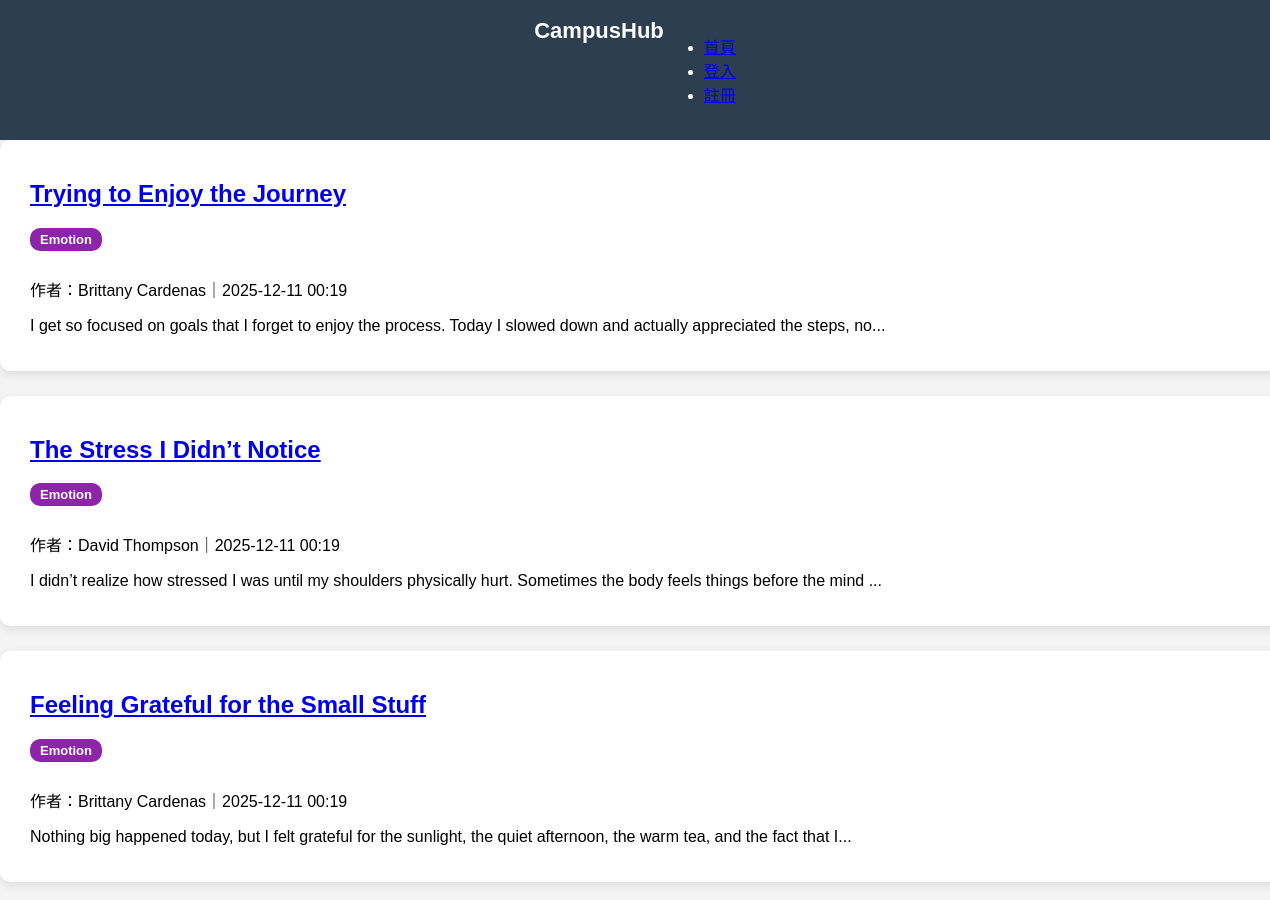
Before: /tag/Emotion (upper part) with the older database file.
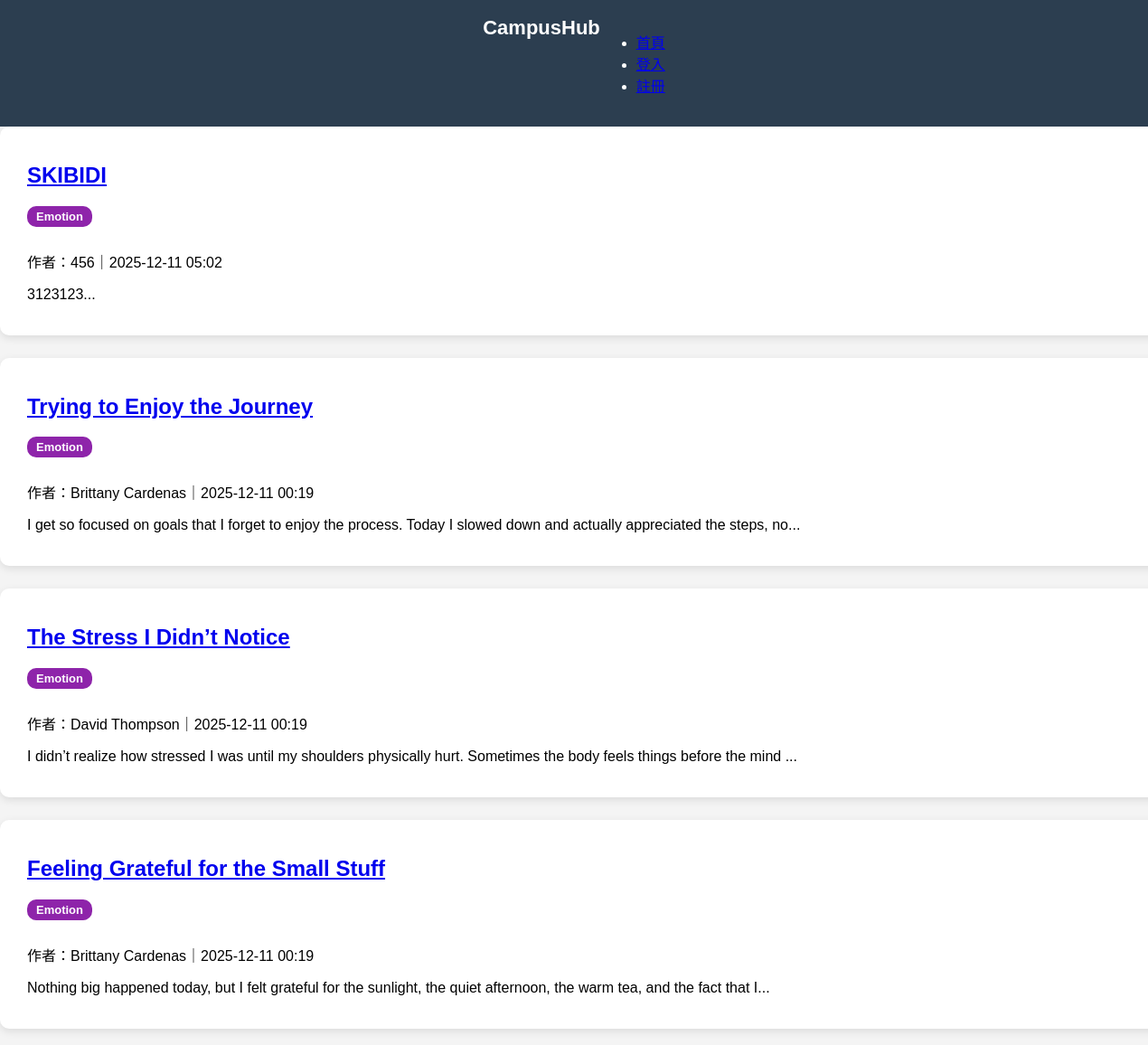
After: the same page with the newer database file.
### models/post.py (models this page shows)
class Post(db.Model):
    id = db.Column(db.Integer, primary_key=True)
    title = db.Column(db.String(120), nullable=False)
    content = db.Column(db.Text, nullable=False)
    tag = db.Column(db.String(50), nullable=True)
    created_at = db.Column(db.DateTime, default=datetime.utcnow)
    user_id = db.Column(db.Integer, db.ForeignKey("user.id"), nullable=False)
    user = db.relationship("User", backref="posts")
    comments = db.relationship("Comment", backref="post", cascade="all, delete")

### models/user.py (models this page shows, shortened)
class User(db.Model, UserMixin):
    id = db.Column(db.Integer, primary_key=True)
    username = db.Column(db.String(50), unique=True, nullable=False)
    email = db.Column(db.String(120), unique=True, nullable=False)
    password = db.Column(db.String(255), nullable=False)
    reset_code = db.Column(db.String(6), nullable=True)
    reset_code_expire = db.Column(db.DateTime, nullable=True)

### routes/posts.py (the view)
@posts_bp.route("/tag/<tag>")
def posts_by_tag(tag):
    posts = Post.query.filter_by(tag=tag).order_by(Post.created_at.desc()).all()
    return render_template("tag_view.html", posts=posts, tag=tag)

### templates/tag_view.html (shortened to what this page needs)
<!DOCTYPE html>
<html lang="zh-Hant">
<head>
    <link rel="stylesheet" href="/static/style.css">
</head>
<body>
    <nav class="navbar">
        <div class="logo">CampusHub</div>
        <ul>
            <li><a href="/home">首頁</a></li>
            {% if current_user.is_authenticated %}
            <li><a href="/posts/create">新增文章</a></li>
            <li><a href="/logout">登出（{{ current_user.username }}）</a></li>
            {% else %}
            <li><a href="/login">登入</a></li>
            <li><a href="/register">註冊</a></li>
            {% endif %}
        </ul>
    </nav>
    <div class="content">
        <h2>分類：{{ tag }}</h2>
        {% for p in posts %}
        <div class="post-card">
            <h2><a href="/posts/{{ p.id }}">{{ p.title }}</a></h2>
            <span class="tag-badge tag-{{ p.tag }}">{{ p.tag }}</span>
            <p>作者：{{ p.user.username }}｜{{ p.created_at.strftime("%Y-%m-%d %H:%M") }}</p>
            <p>{{ p.content[:120] }}...</p>
        </div>
        {% endfor %}
    </div>
</body>
</html>

Changed rows visible on the page:
added Post: title "SKIBIDI", tag "Emotion", user.username "456", created_at "2025-12-11 05:02", content "3123123"
